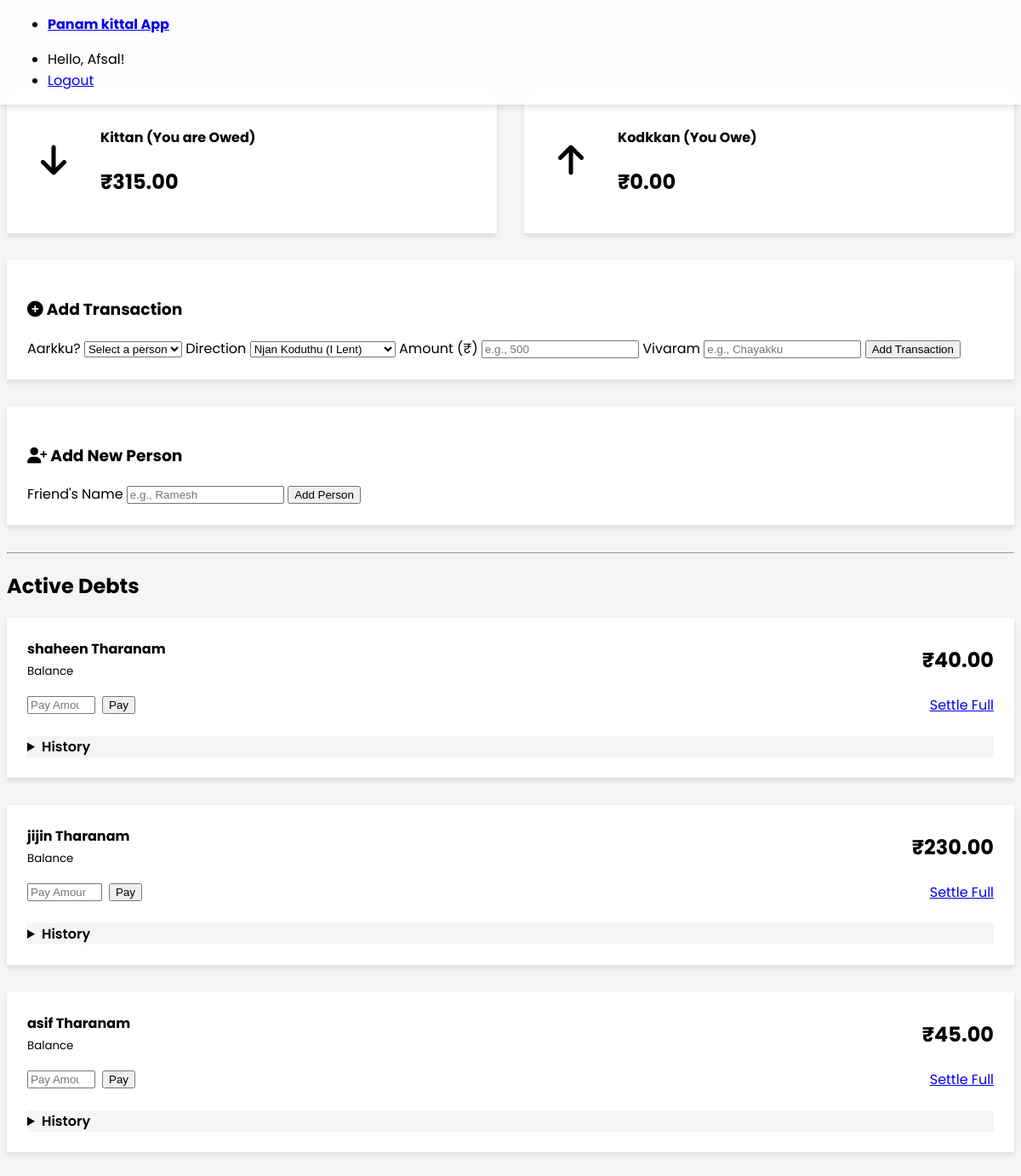
Screenshot of / (signed in) with the database file from the repository.
### app.py (models this page shows, shortened)
class User(UserMixin, db.Model):
    id = db.Column(db.Integer, primary_key=True)
    username = db.Column(db.String(100), unique=True, nullable=False)
    password_hash = db.Column(db.String(128), nullable=False)
    people = db.relationship('Person', backref='user', lazy=True, cascade="all, delete-orphan")

class Debt(db.Model):
    id = db.Column(db.Integer, primary_key=True)
    direction = db.Column(db.String(10), nullable=False)
    status = db.Column(db.String(10), default='active', nullable=False)
    person_id = db.Column(db.Integer, db.ForeignKey('person.id'), nullable=False)
    transactions = db.relationship('Transaction', backref='debt', lazy=True, cascade="all, delete-orphan")
    @property
    def balance(self):
        return sum(t.amount for t in self.transactions if t.type == 'loan') - sum(t.amount for t in self.transactions if t.type == 'payment')

class Person(db.Model):
    id = db.Column(db.Integer, primary_key=True)
    name = db.Column(db.String(100), nullable=False)
    debts = db.relationship('Debt', backref='person', lazy=True, cascade="all, delete-orphan")
    user_id = db.Column(db.Integer, db.ForeignKey('user.id'), nullable=False)

class Transaction(db.Model):
    id = db.Column(db.Integer, primary_key=True)
    amount = db.Column(db.Float, nullable=False)
    type = db.Column(db.String(10), nullable=False)
    description = db.Column(db.String(200), nullable=False)
    date = db.Column(db.DateTime, nullable=False, default=datetime.utcnow)
    debt_id = db.Column(db.Integer, db.ForeignKey('debt.id'), nullable=False)

### app.py (the view)
@app.route('/')
@login_required
def index():
    active_debts = Debt.query.join(Person).filter(
        Person.user_id == current_user.id,
        Debt.status == 'active'
    ).all()
    all_people = Person.query.filter_by(user_id=current_user.id).order_by(Person.name).all()
    total_owed_to_me = sum(d.balance for d in active_debts if d.direction == 'lent')
    total_i_owe = sum(d.balance for d in active_debts if d.direction == 'borrowed')
    active_debts.sort(key=lambda d: max(t.date for t in d.transactions) if d.transactions else datetime.min, reverse=True)
    return render_template('index.html', debts=active_debts, people=all_people, total_owed=total_owed_to_me, total_owe=total_i_owe)

### app.py (called while the page is built)
@login_manager.user_loader
def load_user(user_id):
    return User.query.get(int(user_id))

### templates/index.html (shortened to what this page needs)
{% extends "base.html" %}
{% block content %}
    <div class="summary-grid">
        <article class="card">
            <div class="summary-card-content">
                <div class="icon lent"><i class="fa-solid fa-arrow-down"></i></div>
                <div>
                    <h4>Kittan (You are Owed)</h4>
                    <h2 class="lent">₹{{ "%.2f"|format(total_owed) }}</h2>
                </div>
            </div>
        </article>
        <article class="card">
            <div class="summary-card-content">
                <div class="icon borrowed"><i class="fa-solid fa-arrow-up"></i></div>
                <div>
                    <h4>Kodkkan (You Owe)</h4>
                    <h2 class="borrowed">₹{{ "%.2f"|format(total_owe) }}</h2>
                </div>
            </div>
        </article>
    </div>
    <div class="forms-grid">
        {% if people %}
            <article class="card">
                <h3><i class="fa-solid fa-plus-circle"></i> Add Transaction</h3>
                <form action="{{ url_for('add_transaction') }}" method="POST">
                    <label for="person_id">Aarkku?</label>
                    <select id="person_id" name="person_id" required>
                        <option value="" disabled selected>Select a person</option>
                    </select>
                    <label for="direction">Direction</label>
                    <select id="direction" name="direction" required>
                        <option value="lent">Njan Koduthu (I Lent)</option>
                    </select>
                    <label for="amount">Amount (₹)</label>
                    <input type="number" id="amount" name="amount" step="0.01" placeholder="e.g., 500" required>
                    <label for="description">Vivaram</label>
                    <input type="text" id="description" name="description" placeholder="e.g., Chayakku" required>
                    <button type="submit">Add Transaction</button>
                </form>
            </article>
        {% else %}
            <article class="card">
                <h3><i class="fa-solid fa-plus-circle"></i> Add Transaction</h3>
                <p>You need to add a person before you can create a transaction.</p>
                <p>Use the "Add New Person" form to get started!</p>
            </article>
        {% endif %}
        <article class="card">
            <h3><i class="fa-solid fa-user-plus"></i> Add New Person</h3>
            <form action="{{ url_for('add_person') }}" method="POST">
                <label for="person_name">Friend's Name</label>
                <input type="text" id="person_name" name="person_name" placeholder="e.g., Ramesh" required>
                <button type="submit">Add Person</button>
            </form>
        </article>
    </div>
    <hr>
    <h2>Active Debts</h2>
    {% if debts %}
        {% for debt in debts %}
        <article class="card debt-item">
            <div class="debt-item-main">
                <div class="debt-info">
                    <h4>
                        {% if debt.direction == 'lent' %}
                            <span class="lent">{{ debt.person.name }} Tharanam</span>
                        {% else %}
                            <span class="borrowed">Njan Kodukkanam {{ debt.person.name }}</span>
                        {% endif %}
                    </h4>
                    <small>Balance</small>
                </div>
                <div class="debt-balance">
                    <strong>₹{{ "%.2f"|format(debt.balance) }}</strong>
                </div>
            </div>
            <div class="debt-actions">
                <form action="{{ url_for('make_payment', debt_id=debt.id) }}" method="POST" class="payment-form">
                    <input type="number" name="payment_amount" step="0.01" min="0.01" max="{{ debt.balance }}" placeholder="Pay Amount" required>
                    <button type="submit" class="secondary outline">Pay</button>
                </form>
                <a href="{{ url_for('settle_debt', debt_id=debt.id) }}"
                   onclick="return confirm('Are you sure you want to mark this entire debt as settled?');"
                   role="button"
                   class="contrast">Settle Full</a>
            </div>
            <details>
                <summary>History</summary>
            </details>
        </article>
        {% endfor %}
    {% else %}
        <article class="card"><p>No active debts. All settled up!</p></article>
    {% endif %}
{% endblock %}

### templates/base.html (shortened to what this page needs)
<!DOCTYPE html>
<html lang="en" data-theme="light">
<head>
    <link rel="stylesheet" href="https://cdn.jsdelivr.net/npm/@picocss/pico@1/css/pico.min.css">
    <link rel="stylesheet" href="https://cdnjs.cloudflare.com/ajax/libs/font-awesome/6.4.0/css/all.min.css">
</head>
<body>
    <nav class="container-fluid">
        <ul>
            <li><a href="{{ url_for('index') }}"><strong>Panam kittal App</strong></a></li>
        </ul>
        <ul>
            {% if current_user.is_authenticated %}
                <li>Hello, {{ current_user.username }}!</li>
                <li><a href="{{ url_for('logout') }}" role="button" class="secondary">Logout</a></li>
            {% else %}
                <li><a href="{{ url_for('login') }}">Login</a></li>
                <li><a href="{{ url_for('register') }}" role="button">Register</a></li>
            {% endif %}
        </ul>
    </nav>
    <main class="container">
        {% block content %}{% endblock %}
    </main>
</body>
</html>

### templates/base.html (style rules this page uses)
:root { --card-bg-color: #ffffff; --card-shadow: 0 4px 6px rgba(0, 0, 0, 0.1); --body-bg-color: #f4f5f7; }
body { font-family: 'Poppins', sans-serif; background-color: var(--body-bg-color); padding-top: 6rem; }
nav { position: fixed; top: 0; left: 0; right: 0; z-index: 1000; backdrop-filter: blur(10px); background-color: rgba(255, 255, 255, 0.8); box-shadow: var(--card-shadow); padding: 0 1rem; }
.card { background-color: var(--card-bg-color); border-radius: var(--pico-border-radius); box-shadow: var(--card-shadow); padding: 1.5rem; margin-bottom: 2rem; }
.summary-grid { display: grid; grid-template-columns: 1fr 1fr; gap: 2rem; }
.summary-card-content { display: flex; align-items: center; gap: 1.5rem; }
.summary-card-content .icon { font-size: 2.5rem; padding: 1rem; border-radius: 50%; background: var(--pico-muted-background-color); }
.lent { color: var(--pico-color-green-500); }
.borrowed { color: var(--pico-color-red-500); }
.debt-item { transition: transform 0.2s ease-in-out, box-shadow 0.2s ease-in-out; }
.debt-item-main { display: flex; justify-content: space-between; align-items: center; flex-wrap: wrap; gap: 1rem; }
.debt-info h4, .debt-info small { margin: 0; }
.debt-balance { font-size: 1.5rem; font-weight: 600; white-space: nowrap; }
.debt-actions { display: flex; gap: 1rem; margin-top: 1rem; align-items: center; flex-wrap: wrap; }
.payment-form { display: flex; gap: 0.5rem; flex-grow: 1; }
.payment-form input { margin-bottom: 0; }
details { background-color: var(--body-bg-color); margin-top: 1.5rem; }
details summary { font-weight: 600; }

### rows the page displays
User: username "Afsal"
Debt: person.name "shaheen"
Transaction: balance "40.00"
Debt: person.name "jijin"
Transaction: balance "230.00"
Debt: person.name "asif"
Transaction: balance "45.00"

### other values shown
{{ "%.2f"|format(total_owed) }} "315.00"
{{ "%.2f"|format(total_owe) }} "0.00"
